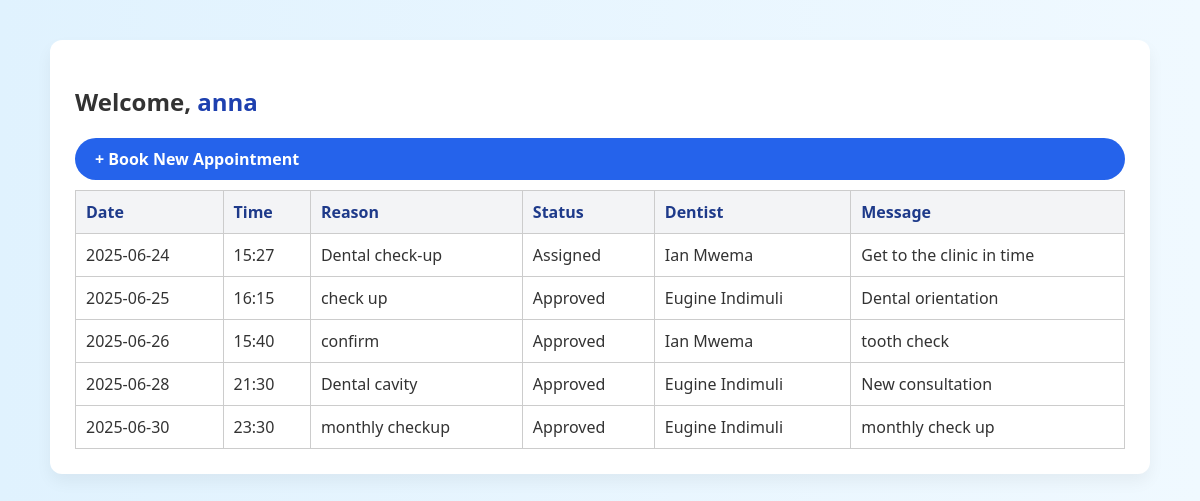
Page /dashboard (signed in) on the earlier database version.
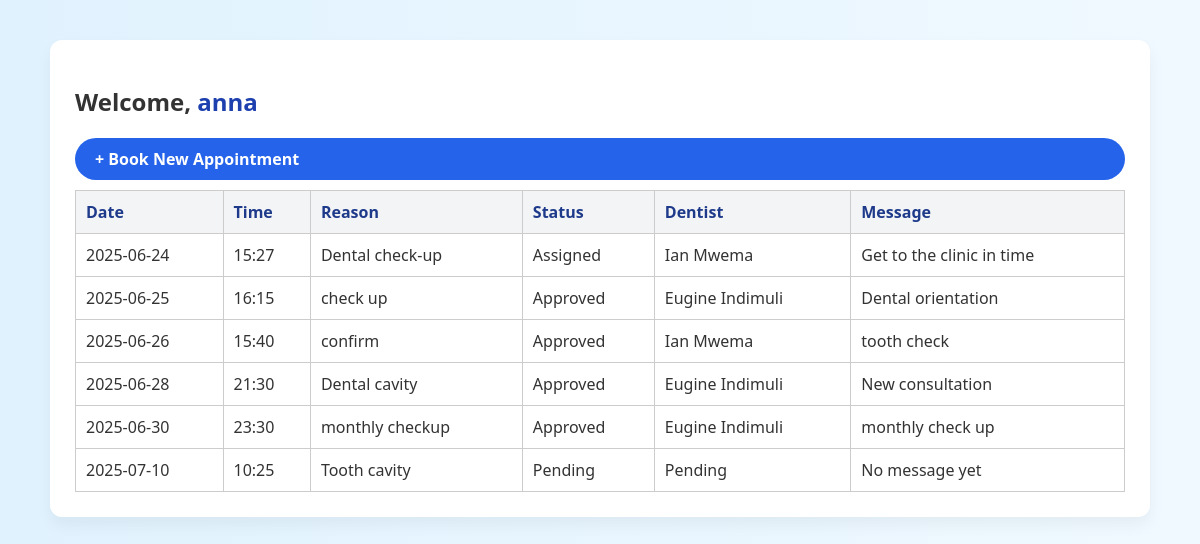
Same page on the later database version.
### app/models.py (models this page shows)
class Appointment(db.Model):
    id = db.Column(db.Integer, primary_key=True)
    patient_id = db.Column(db.Integer, db.ForeignKey('user.id'))
    date = db.Column(db.Date, nullable=False)
    time = db.Column(db.Time, nullable=False)
    reason = db.Column(db.String(255), nullable=False)
    status = db.Column(db.String(50), default='Pending')
    dentist = db.Column(db.String(100))
    message = db.Column(db.Text)
    patient = db.relationship('User', backref='appointments', foreign_keys=[patient_id])

### app/routes.py (the view)
@main.route('/dashboard')
@login_required
def dashboard():
    if current_user.role != 'patient':
        return redirect(url_for('main.admin_dashboard'))
    appointments = Appointment.query.filter_by(patient_id=current_user.id).all()
    return render_template('dashboard.html', appointments=appointments, name=current_user.name)

### app/routes.py (called while the page is built)
@login_manager.user_loader
def load_user(user_id):
    return User.query.get(int(user_id))

### app/templates/dashboard.html
{% extends "base.html" %}
{% block content %}
<div class="admin-container">
  <div class="admin-section">
    <h2>Welcome, <span class="brand">{{ name }}</span></h2>
    <div class="btn-group mb-3">
      <a href="{{ url_for('main.book') }}" class="btn btn-primary">+ Book New Appointment</a>
    </div>
    {% if appointments %}
      <div class="table-container">
        <table class="appointment-table">
          <thead>
            <tr>
              <th>Date</th>
              <th>Time</th>
              <th>Reason</th>
              <th>Status</th>
              <th>Dentist</th>
              <th>Message</th>
            </tr>
          </thead>
          <tbody>
            {% for appointment in appointments %}
            <tr>
              <td>{{ appointment.date.strftime('%Y-%m-%d') }}</td>
              <td>{{ appointment.time.strftime('%H:%M') }}</td>
              <td>{{ appointment.reason }}</td>
              <td>{{ appointment.status }}</td>
              <td>{{ appointment.dentist or 'Pending' }}</td>
              <td>{{ appointment.message or 'No message yet' }}</td>
            </tr>
            {% endfor %}
          </tbody>
        </table>
      </div>
    {% else %}
      <p>You have no appointments yet.</p>
    {% endif %}
  </div>
</div>
{% endblock %}

Differences in the rows shown:
added Appointment: date "2025-07-10", time "10:25", reason "Tooth cavity", status "Pending", dentist "Pending", message "No message yet"
